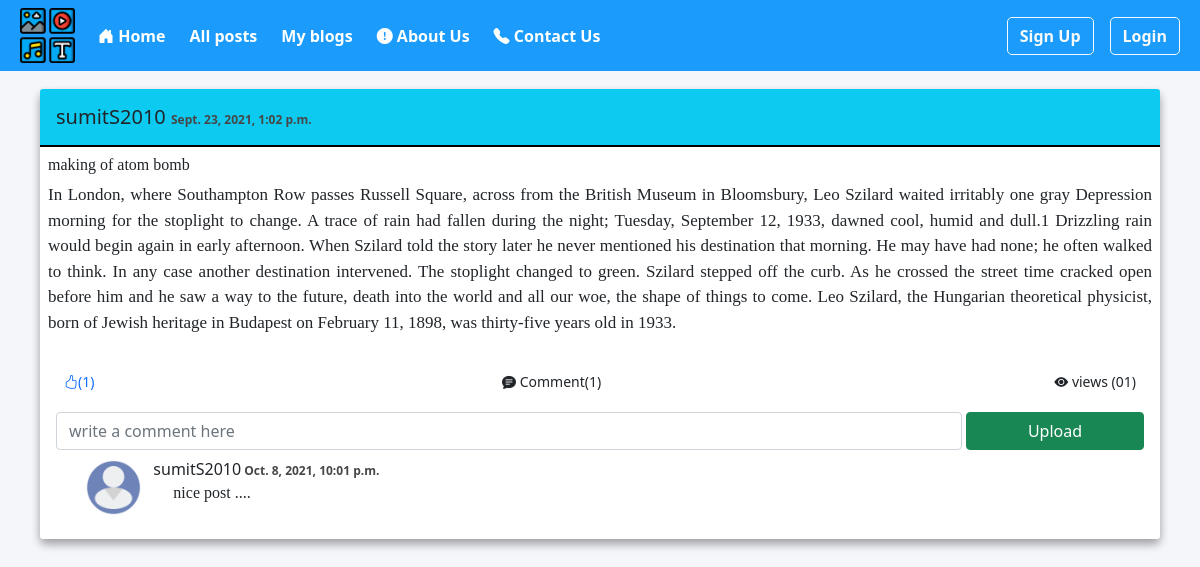
The page /blog/making-of-atom-bomb/ on the database its author committed.
### blog/models.py (models this page shows, shortened)
class Post(models.Model):
    author_name = models.ForeignKey(User, on_delete=models.CASCADE, null=True, blank=True)
    blog_title = models.CharField(max_length=400)
    blog_content = models.TextField()
    likes = models.ManyToManyField(User,blank=True,related_name='likes')
    slug=models.SlugField(max_length=130,default='',blank=True,null=True)
    blog_post_time = models.DateTimeField(null=True, auto_now_add=True)
    def likecount(self):
        return self.likes.count()
    class Meta:
        ordering = ("-blog_post_time",)

class blogComment(models.Model):
    post = models.ForeignKey(Post, on_delete=models.CASCADE)
    user = models.ForeignKey(User, on_delete=models.CASCADE)
    comment = models.TextField()
    comment_time = models.DateTimeField(null=True, auto_now_add=True)

### blog/views.py (the view)
# urls.py: path('<slug:slug>/',views.blog_post,name="blog_post"),
def blog_post(request,slug):
    post = Post.objects.filter(slug=slug).first()
    comments= blogComment.objects.filter(post=post)
    is_liked=False
    if post.likes.filter(id=request.user.id).exists():
        is_liked=True
    else:
        is_liked=False
    context2 = {'post': post,'comments': comments, 'user': request.user, 'is_liked':is_liked, 'total_likes':post.likecount()}
    return render(request, "blog/blog_post.html", context2)

### templates/blog/blog_post.html (shortened to what this page needs)
{% extends 'base_template.html' %}
{% load static %}
{% block navigation_link %}
<a class="nav-link" href="{% url 'blog:blog_home' %}">All posts</a>
<a class="nav-link" href="{% url 'blog:my_blogs' %}">My blogs</a>
{% endblock %}
{% block body %}
<div class="container">
	<div class="row g-2">
		<div class="col-md-12">
			<div class="card">
					<div class="card-header bg-info">
						<div class="row g-2">
							<div class="row g-2">
								<div class="col-md-12">
									<h5>{{post.author_name.username}}  <b class="post-time"> {{post.blog_post_time}}</b></h5>
								</div>
							</div>
						</div>
					</div>
					<div class="blog-post-section p-2">
						<h6>{{post.blog_title}}</h6>
						<p>{{post.blog_content}}</p>
					</div>
					<div class="card-footer bg-white">
						<div class="row g-3">
							<div class="col-md-4">
								<form method="POST" action="{% url 'blog:postlike' %}">
                				{% if is_liked %}
                					<button type="submit" class="btn btn-primary btn-sm" id="footer-buttons" style="color:white;" name="post_id" value="{{post.id}}"><i class="bi bi-hand-thumbs-up-fill"></i>({{ total_likes }})</button>
                				{% else %}
                					<button type="submit" class="btn btn-outline-primary btn-sm" id="footer-buttons"  name="post_id" value="{{post.id}}"><i class="bi bi-hand-thumbs-up"></i>({{ total_likes }})</button>
                				{% endif %}
								</form>
							</div>
							<div class="col-md-4">
								<button type="button" class=" btn btn-outline-dark btn-sm"  id="footer-buttons" style="margin-left:70px;">
								<i class="bi bi-chat-text-fill"></i> Comment({{comments.count}})
								</button>
							</div>
							<div class="col-md-4">
								<button type="button" class="btn btn-outline-dark btn-sm" style="float:right;"id="footer-buttons"> <i class="bi bi-eye-fill"></i> views (01)</button>
							</div>
							<div class="col-md-12">
								<form action="/blog/add_Comment" method="POST" class="row g-1"enctype="multipart/form-data">
									<div class="form-group col-md-10">
										<input class="form-control" name="comment" type="text" placeholder="write a comment here"/>
									</div>
									<div class="form-group col-md-2">
										<button type="submit" class="btn btn-success w-100">Upload</button>
									</div>
								</form>
								<div class="row g-1">
									<div class="col-md-8">
										<div class="container">
										 {% for comment in comments %}
											<div class="row">
												<div class="col-md-2">
													<img src="{% static 'images/user_symbol.png' %}" class="bd-placeholder-img flex-shrink-0 me-2 rounded" width="55" height="55" style="margin-left:20px;">
												</div>
												<div class="col-md-10">
													<div class="cmmt-display">
													<div class="row g-1">
														<div class="col-md-8">
															<h6 style="margin-left:-50px;">{{comment.user.username}}<b class="post-time"> {{comment.comment_time}}</b></h6>
														</div>
														<div class="col-md-2">
														</div>
														<div class="col-md-12">
														<p style="font-family:Georgia;margin-left:-30px;margin-top:-10px;"> {{comment.comment}}</p>
														</div>
													</div>
													</div>
												</div>
											</div>
											{% endfor %}
										</div>
									</div>
								</div>
							</div>
						</div>
					</div>
			</div>
		</div>
	</div>
</div>
{% endblock %}

### templates/base_template.html (shortened to what this page needs)
{% load static %}
<!DOCTYPE html>
<html lang="en">
<head>
    <link rel="stylesheet" href="https://cdn.jsdelivr.net/npm/bootstrap-icons@1.4.1/font/bootstrap-icons.css">
    <link href="https://cdn.jsdelivr.net/npm/bootstrap@5.1.1/dist/css/bootstrap.min.css" rel="stylesheet">
</head>
<body style="background-color:#f5f6fa">
<nav class="navbar navbar-expand-lg">
	<div class="container-fluid">
		<img src="{% static 'images/logo.png' %}" style="width:70px;height:55px;object-fit:contain;">
		<div class="collapse navbar-collapse" id="navbarSupportedContent">
			<ul class="navbar-nav me-auto mb-2 mb-lg-0">
				<li class="nav-item">
					<a class="nav-link" aria-current="page" href="{% url 'home:home' %}"><i class="bi bi-house-door-fill"></i> Home</a>
				  </li>
				   {% block navigation_link %}{% endblock%}
				  <li class="nav-item">
					<a class="nav-link" href="\"><i class="bi bi-exclamation-circle-fill"></i> About Us</a>
				  </li>
				  <li class="nav-item">
					<a class="nav-link nav-link-color" href="{% url 'home:contact_page' %}"><i class="bi bi-telephone-fill"></i> Contact Us</a>
				  </li>
			</ul>
			{% if user.is_authenticated %}
	  <div class="dropdown mx-3">
		<button class="btn btn-primary dropdown-toggle" id="dropdownMenuButton" data-bs-toggle="dropdown" aria-expanded="false" >
		<i class="bi bi-person-circle"></i> ({{request.user}})
		</button>
		<ul class="dropdown-menu dropdown-menu-light dropdown-menu-lg-end my-2" aria-labelledby="dropdownMenuButton">
			<li><a class="dropdown-item" href="/profile_page">profile</a></li>
			<li><a class="dropdown-item" href="#">settings</a></li>
			<li><a class="dropdown-item" href="/logout">Logout</a></li>
		</ul>
	    </div>
	  {% else %}
	  	<a class="btn btn-outline-light btn-block mx-2" id="signuplogin-btn" href="{% url 'home:signup_page' %}" role="button">Sign Up</a>
	  	<a class="btn btn-outline-light btn-block mx-2" id="signuplogin-btn" href="{% url 'home:login_page' %}" role="button">Login</a>
    </div>
	{% endif %}
		</div>
</nav>
{% block body %}
{% endblock %}
</body>
</html>

### templates/base_template.html (style rules this page uses)
.container { width: 100%; height: auto; padding: 10px; }
.navbar { background:#1B9CFC; }
.nav-link { color:white; margin-left:8px; font-weight: bold; }
#signuplogin-btn { font-weight: bold; border-radius:5px; }
.card { margin-top:8px; width:100%; height:450px auto; border-radius:5px; border:none; box-shadow: 0 4px 8px 0 rgba(0, 0, 0, 0.2), 0 6px 10px 0 rgba(0, 0, 0, 0.19); }
.card-header { border-bottom:2px solid black; }
.card-footer { border:none; }
.post-time { font-size:12px; color:#474747; }
#footer-buttons { border:none; }
.cmmt-display { margin-left:8px; padding-left:8px; }
.blog-post-section { font-size:17px; text-align: justify; font-family:Georgia; }

### rows shown on the page
Post: author_name.username "sumitS2010", blog_post_time "Sept. 23, 2021, 1:02 p.m.", blog_title "making of atom bomb", blog_content "In London, where Southampton Row passes Russell Square, across from the British Museum in Bloomsbury, Leo Szilard waited irritably one gray Depression morning for the stoplight to change. A trace of rain had fallen during the night; Tuesday, September 12, 1933, dawned cool, humid and dull.1 Drizzling rain would begin again in early afternoon. When Szilard told the story later he never mentioned his destination that morning. He may have had none; he often walked to think. In any case another destination intervened. The stoplight changed to green. Szilard stepped off the curb. As he crossed the street time cracked open before him and he saw a way to the future, death into the world and all…"
blogComment: user.username "sumitS2010", comment_time "Oct. 8, 2021, 10:01 p.m.", comment "nice post ...."

### other values the page prints
{{ total_likes }} "1"
{{ comments.count }} "1"
